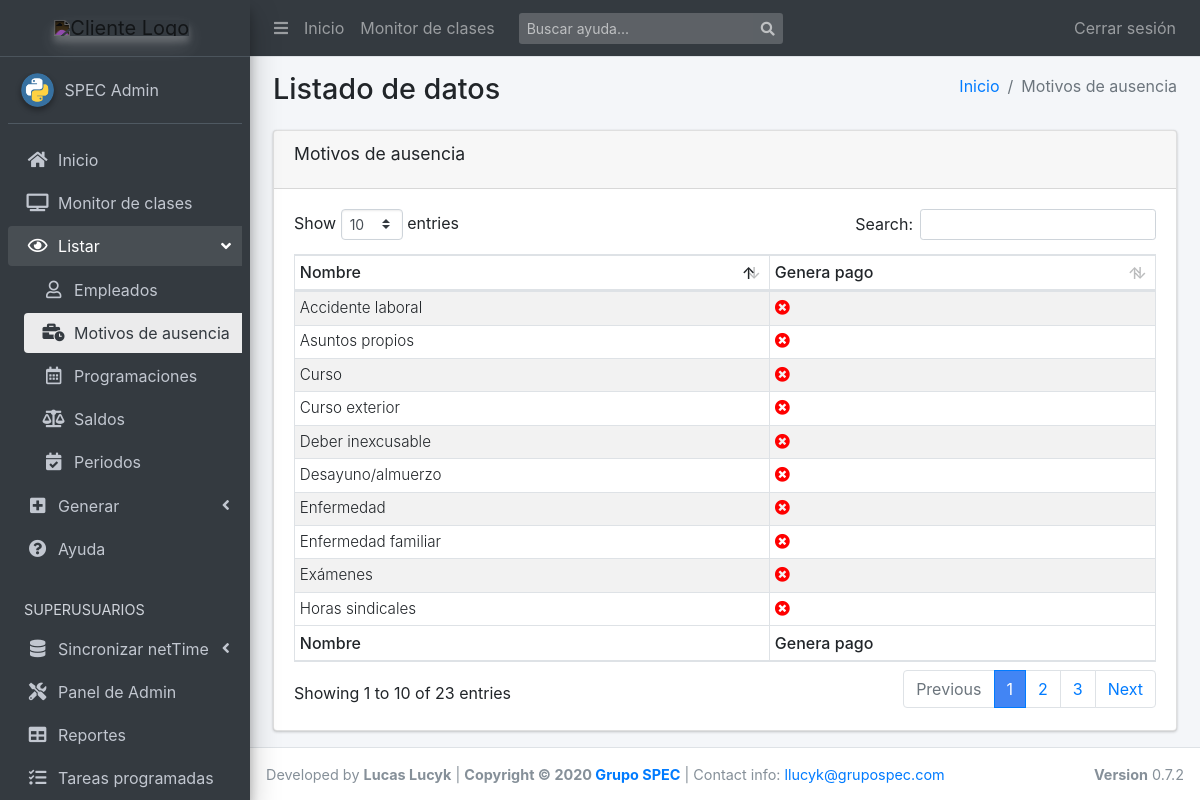
The app's page /list/motivos_ausencia/ (signed in), older data.
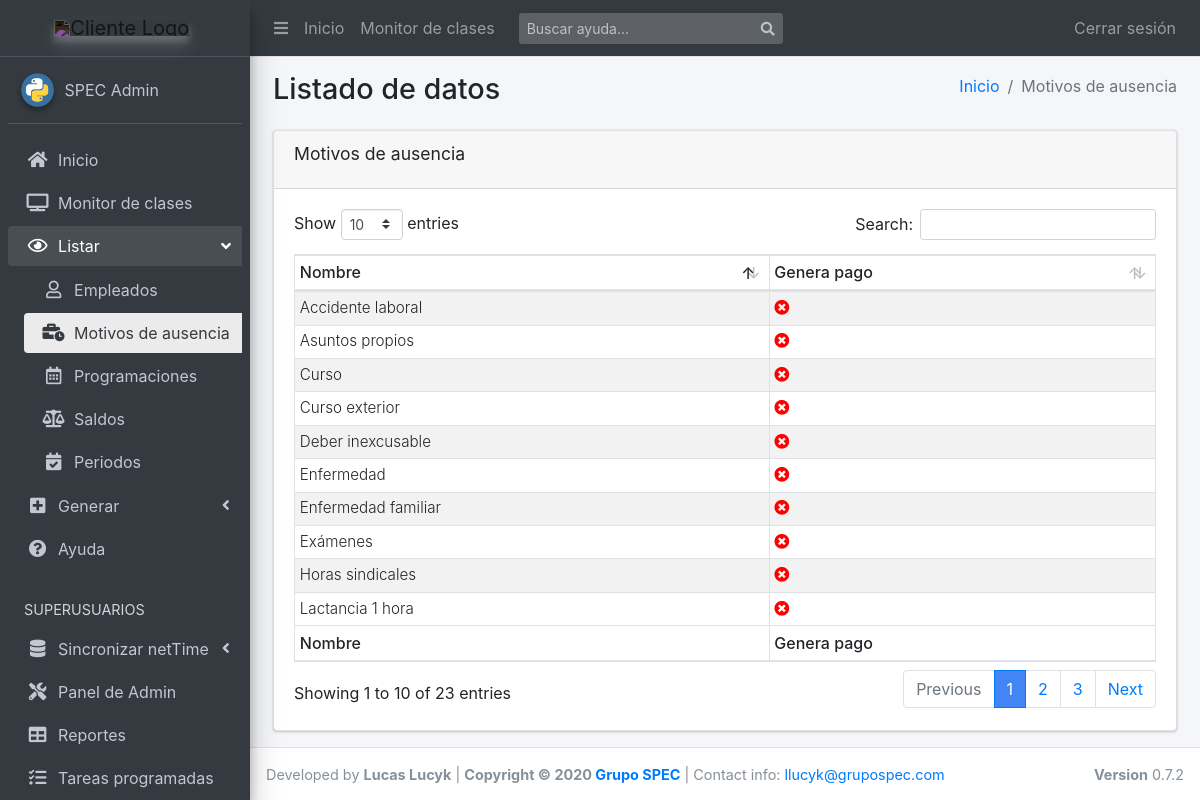
The same page, newer data.
### scg_app/models.py (models this page shows, shortened)
class MotivoAusencia(models.Model):
    id_netTime = models.PositiveIntegerField(
        default=0,
        validators=[MinValueValidator(1)],
        unique=True,
    )
    nombre = models.CharField(
        max_length=50, unique=True, blank=False, null=False)
    genera_pago = models.BooleanField(blank=True, default=False)
    class Meta:
        verbose_name = 'Motivo de Ausencia'
        verbose_name_plural = 'Motivos de Ausencia'
        get_latest_by = 'nombre'

### scg_app/views.py (the view)
# urls.py: path('motivos_ausencia/', views.MotivosAusenciaList.as_view(),
class MotivosAusenciaList(LoginRequiredMixin, ListView):
    model = MotivoAusencia
    template_name = 'apps/scg_app/list/motivos_ausencia.html'
    context_object_name = 'motivos_list'
    ordering = ['nombre']

### templates/apps/scg_app/list/motivos_ausencia.html
{% extends "apps/scg_app/list/base.html" %}
{% block active_ver_mot_aus %} active {% endblock %}
{% block route %}
  <li class="breadcrumb-item"><a href="{% url 'index' %}">Inicio</a></li>
  <li class="breadcrumb-item active">Motivos de ausencia</li>
{% endblock route %}
{% block tableName %}Motivos de ausencia{% endblock %}
{% block tableHeaders %}
  <tr>
    <th>Nombre</th>
    <th>Genera pago</th>
  </tr>
{% endblock %}
{% block tableBody %}
  {% for motivo in motivos_list %}
    <tr>
      <td class="align-middle">{{motivo.nombre|capfirst}}</td>
      <td class="align-middle">
        {% if motivo.genera_pago %}
          <i class="fas fa-check-circle" style="color: green !important;"></i>
        {% else %}
          <i class="fas fa-times-circle" style="color: red !important;"></i>
        {% endif %}
      </td>
    </tr>
  {% endfor %}
{% endblock %}
{% block tableFooter %}
  <tr>
    <th>Nombre</th>
    <th>Genera pago</th>
  </tr>
{% endblock %}

Row changes from the older to the newer data that the page shows:
no longer on this page (row edited): MotivoAusencia: nombre "Desayuno/almuerzo", genera_pago False (drawn)
now on this page (row unchanged): MotivoAusencia: nombre "Lactancia 1 hora", genera_pago False (drawn)
